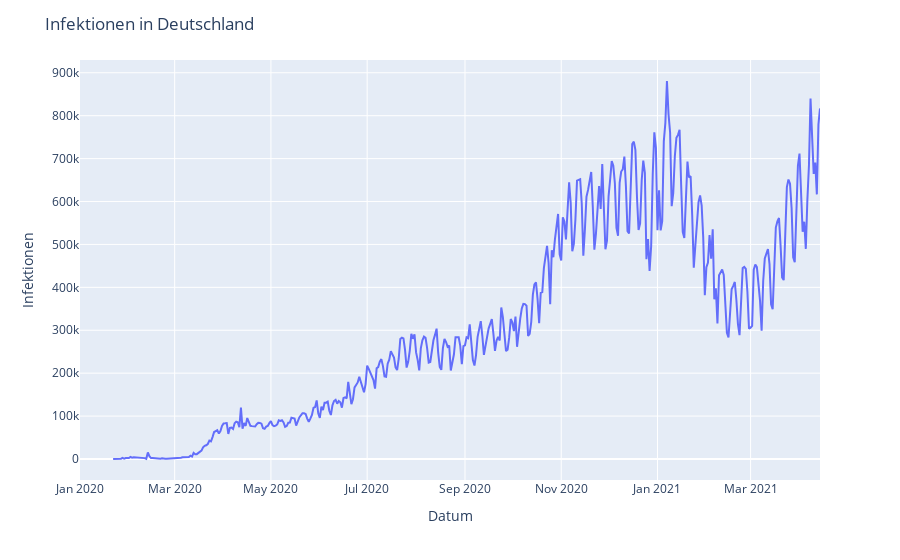

Notebook cell for this chart:
### Code cell
fig_fs = px.bar(data2, x='Anzahl', 
                     y='Bundesland',
                     hover_data=['Gestorben'],
                     height=600, 
                     orientation='h',
                     labels={'Gestorben':'Bereits verstorben'},
                     template='ggplot2')

### Figure 1 — Plotly figure (JSON) as saved in the notebook; plotly's stock layout.template omitted (floating-point values rounded to 4 significant figures; data arrays with more than 128 entries replaced by an {"elided": "..."} marker saying what was removed)
{"data": [{"hovertemplate": "date=%{x}<br>World=%{y}<extra></extra>", "legendgroup": "", "line": {"color": "#636efa", "dash": "solid"}, "mode": "lines", "name": "", "orientation": "v", "showlegend": false, "type": "scatter", "x": {"elided": "470 str values"}, "xaxis": "x", "y": {"elided": "470 int values"}, "yaxis": "y"}], "layout": {"legend": {"tracegroupgap": 0}, "margin": {"t": 60}, "title": {"text": "Infektionen in Deutschland"}, "xaxis": {"anchor": "y", "domain": [0, 1], "title": {"text": "Datum"}, "type": "date"}, "yaxis": {"anchor": "x", "domain": [0, 1], "title": {"text": "Infektionen"}, "type": "linear"}}}
